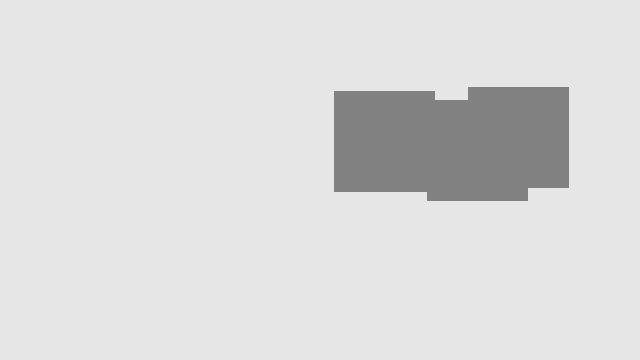
Frame 1 (no input)
Frame 60 (the mouse pressed at the canvas centre just before this capture): identical to frame 1, image omitted
Frame 120 (the mouse held since frame 60 and released just before this capture): identical to frame 1, image omitted

The Processing sketch that drew this single still picture (run headless with seeded random() and noise(); from frame 60 on, the mouse is pressed at the canvas centre):

// Processing sketch: breakable
// ── breakable.pde
class Breakable {
  PVector loc;
  float size;
  ParticleSystem pieces;
  boolean isBroken;
  
  Breakable() {
    size = 100;
    loc = new PVector(random(size, width - size), random(size, height - size));
    pieces = new ParticleSystem(loc, size);
    isBroken = false;
  }
  
  boolean isDestroyed() {
    if (pieces.plist.size() == 0) { return true; }
    return false;
  }
  
  void display() {
    if (isBroken) { pieces.run(); }
    else {
      stroke(130);
      fill(130);
      pushMatrix();
      translate(loc.x, loc.y);
      rect(0, 0, size, size);
      popMatrix();
    }
  }
  
}

// ── main.pde
import java.util.Iterator;

ArrayList<Breakable> boxes;

void setup() {
  size(640, 360);
  rectMode(CENTER);
  boxes = new ArrayList<Breakable>();
  
  for (int i = 0; i < 3; i++) {
    boxes.add(new Breakable());
  }
}

void draw() {
  background(230);
  Iterator<Breakable> iter = boxes.iterator();
  while (iter.hasNext()) {
    Breakable b = iter.next();
    b.display();
    if (b.isDestroyed()) { iter.remove(); }
  }
}

void mouseClicked() {
  for (Breakable b : boxes) {
    if (abs(mouseX - b.loc.x) < b.size/2 && abs(mouseY - b.loc.y) < b.size/2) {
      b.isBroken = true;
    }
  }
}

boolean isOnScreen(PVector v) {
  if (v.x < 0 || v.x > width) {
    return false;
  }
  if (v.y < 0 || v.y > height) {
    return false;
  }
  return true;
}

// ── particle.pde
class Particle {
  PVector loc, vel, acc;
  float angle, aVel, aAcc;
  float size;
  
  Particle(PVector _loc, float _size) {
    loc = _loc.get();
    vel = PVector.random2D();
    vel.div(5);
    acc = new PVector(0, 0.1); //gravity
    size = _size;
    
    angle = 0;
    aVel = vel.x/5;
    aAcc = 0;
  }
  
  void update() {
    vel.add(acc);
    loc.add(vel);
    
    aVel += aAcc;
    angle += aVel;
    aAcc = 0;
  }
  
  void display() {
    stroke(130);
    fill(130);
    pushMatrix();
    translate(loc.x, loc.y);
    rotate(angle);
    rect(0, 0, size, size);
    popMatrix();
  }
}

// ── particle_sys.pde
class ParticleSystem {
  ArrayList<Particle> plist;
  PVector loc;
  float size;
  
  ParticleSystem(PVector _loc, float _size) {
    loc = _loc.get();
    size = _size;
    
    plist = new ArrayList<Particle>();
    
    float psize = size/10;
    float y = -size/2;
    
    for (float cols = psize; cols <= size; cols += psize){
      float x = -size/2;
      for (float rows = psize; rows <= size; rows += psize) {
        plist.add(new Particle(new PVector(x + (psize/2), y + (psize/2)), psize));
        x += size/10;
      }
      y += size/10;
    }
    
  }
  
  
  void run() {
    Iterator<Particle> iter = plist.iterator();
    while (iter.hasNext()) {
      Particle p = iter.next();
      p.update();
      pushMatrix();
      translate(loc.x, loc.y);
      p.display();
      popMatrix();
      
      PVector v = PVector.add(loc, p.loc);
      if (!isOnScreen(v)) {
        iter.remove();
      }
    }
  }
  
}
